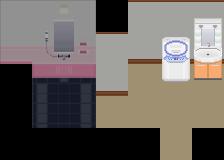

The image is a tile-based game level rendered from a .tmx file. Its description and complete source (layers, tilesets, objects, tile grids) follow:
An orthogonal 7x5 tile map with 32x32 px tiles, 3 tile layers (layer1, layer2, layer3), 3 tilesets.

<map version="1.9" tiledversion="1.9.2" orientation="orthogonal" renderorder="right-down" width="7" height="5" tilewidth="32" tileheight="32" infinite="0" nextlayerid="4" nextobjectid="1">
 <tileset firstgid="1" source="res/add_more.tsx" />
 <tileset firstgid="513" source="res/room-01-udy.tsx" />
 <tileset firstgid="929" source="res/room-01-ud.tsx" />
 <layer id="1" name="layer1" width="7" height="5" locked="1">
  <data encoding="csv">
74,75,76,28,12,12,12,
90,91,92,12,12,12,12,
28,107,108,12,31,31,31,
28,123,124,31,31,31,31,
28,28,28,28,28,31,28
</data>
 </layer>
 <layer id="2" name="layer2" width="7" height="5" locked="1">
  <data encoding="csv">
0,0,0,0,521,521,521,
0,0,0,521,529,529,529,
0,0,0,529,0,0,0,
0,0,0,0,0,0,0,
0,0,0,0,0,0,0
</data>
 </layer>
 <layer id="3" name="layer3" width="7" height="5" locked="1">
  <data encoding="csv">
0,0,0,0,0,0,1100,
0,0,0,0,0,1144,1108,
0,0,0,0,0,1152,1116,
0,0,0,0,0,0,0,
0,0,0,0,0,0,0
</data>
 </layer>
</map>
